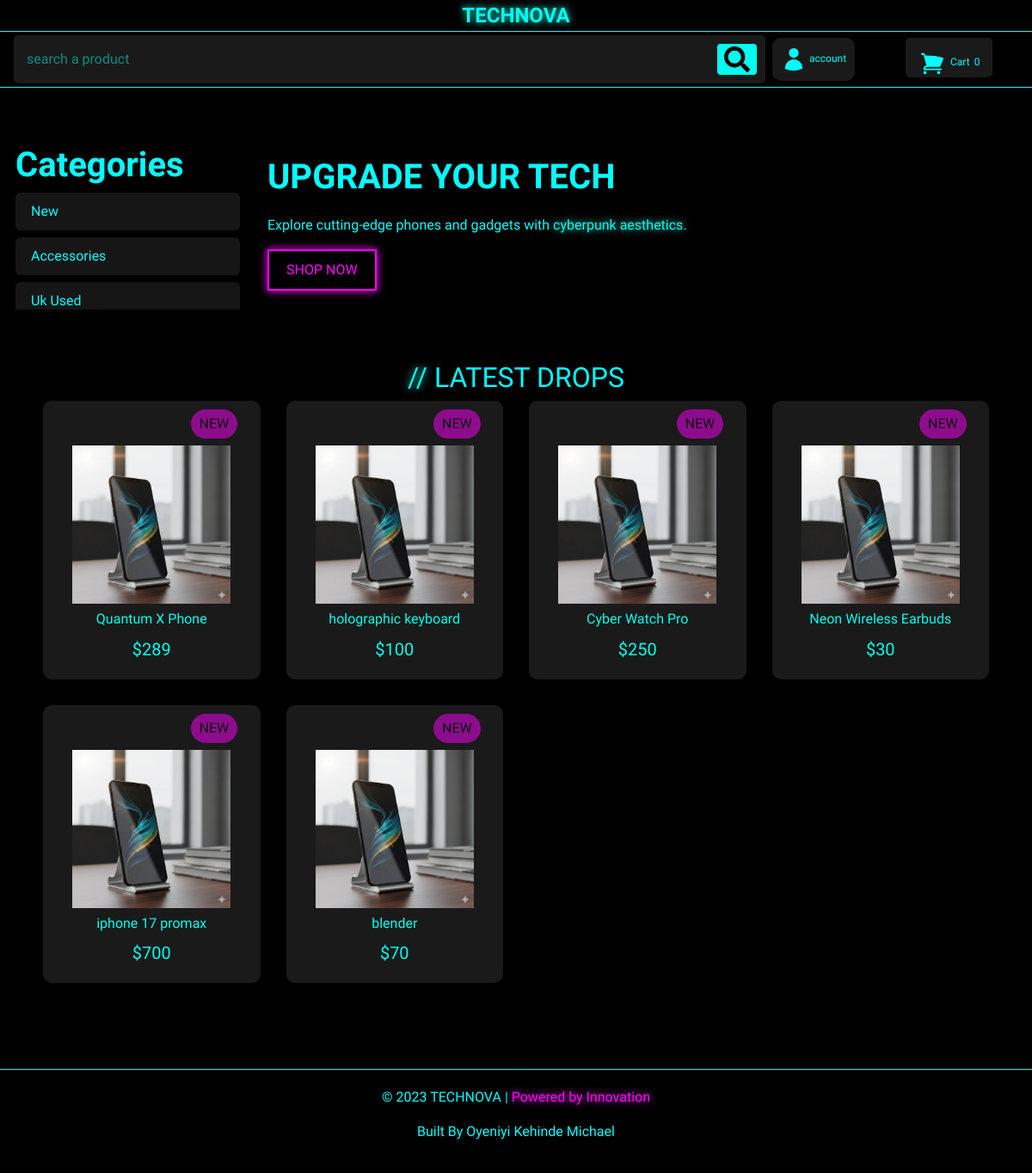
The page /store/home/ on the database its author committed.
### storefront/models.py (models this page shows)
class Category(models.Model):
    name = models.CharField(max_length=50)
    class Meta:
        verbose_name_plural= "Categories"
    def __str__(self):
        return  f"{self.name}"

class Product(models.Model):
    name = models.CharField(max_length=40)
    quantity = models.IntegerField()
    price = models.PositiveIntegerField()
    image = models.ImageField(upload_to = "product_images/")
    description = models.TextField(max_length=500,default="no description")
    cat = models.ForeignKey(Category,on_delete=models.CASCADE, default=1)
    sale_price = models.CharField(max_length=100,default=0)
    is_sale = models.BooleanField(default=False)
    def __str__(self):
        return self.name

### storefront/views.py (the view)
# urls.py: 2. Add a URL to urlpatterns:  path('', views.home, name='home')
def home(request):
    print(request.user)
    products = Product.objects.all()
    category = Category.objects.all()
    if request.user.is_authenticated:
        wishlist = WishList.objects.get(user=request.user)
        wishlistitem = WishListItem.objects.filter(wishlist=wishlist)
        ids = {f"{w.product.id}":w.product.id for w in wishlistitem}
        context = {"title":"Home","products":products,"wishlistitemids":ids,"category":category}
    else:
        context = {"title":"Home","products":products,"category":category}
    return render(request,"storefront/store_home.html",context)

### storefront/cart.py (called while the page is built)
    def __len__(self):
        return len(self.cart)

### storefront/context_processors.py (called while the page is built)
def cart(request):
    return {'cart': CartManager(request)}

### authentication/templates/storefront/store_home.html (shortened to what this page needs)
{% extends 'storefront/index.html' %}
{% block body %}
{% load static %}
    <section class="hero row" style="gap: 0;">
    <div class="category col-lg-3 col-md-12">
<div class="p-2" style="overflow-y: scroll; height: 200px;">
  <h1 style="font-weight: bolder;">Categories</h1>
    {% for cat in category %}
    <a class="text-decoration-none rounded text-capitalize d-block" style="color: cyan;background-color: var(--discover);" href="{% url 'product_cat' cat  %}">
        <div class="menu-item m-2">
          {{ cat }} </div>
    </a>
    {% endfor %}
</div>
    </div>
<div class="hero-text col-lg-9 col-md-12" >
      <h1 style="font-weight: bolder;">UPGRADE YOUR TECH</h1>
      <p>Explore cutting-edge phones and gadgets with <span class="neon-cyan">cyberpunk aesthetics</span>.</p>
     <a href="#product-grid" style="text-decoration: none;"><button class="btn-neon-pink">SHOP NOW</button></a>
    </div>
  </section>
    <section class="products">
     <h2><span class="neon-cyan">//</span> LATEST DROPS</h2>
    <div class="product-grid" id="product-grid">
      {% for product in products %}
     <div>
      <div class="product-card">
    <a class="product-link" href="{% url 'product_details' product.name %}">
               <div class="product-badge">{{ product.cat }}</div>
        <div class="product-image">
          <img class="p-2" src="{% static '/storefront/default.png' %}" alt="Phone">
        </div>
        <h3 style="font-size: 1rem;">{{ product.name }}</h3>
        {% if product.cat == "sale" %}
        <p class="price">${{ product.sale_price }}<span class="original-price">${{ product.price }}</span></p>
        {% else %}
        <p class="price">${{ product.price }}</p>
        {% endif %}
    </a>
      </div>
     </div>
  {% endfor %}
    </div>
</section>
{% endblock body %}

### authentication/templates/storefront/index.html (shortened to what this page needs)
{% load static %}
<!DOCTYPE html>
<html lang="en">
<head>
    <link rel="stylesheet" href="{% static 'storefront\style2.css' %}">
<link href="https://cdn.jsdelivr.net/npm/bootstrap@5.3.3/dist/css/bootstrap.min.css" rel="stylesheet">
</head>
<body>
    <nav class="custom-navbar">
    <div class="sub-nav1">
        <div class="logo">TECHNOVA</div>
        </div>
        <div class="row align-items-center px-4 ">
        <div class="col-lg-9 col-md-12 p-1">
<div class="search w-100">
              <form id="search_form" action="{% url 'search_product' %}" method="post">
                <input name="search" type="search" placeholder="search a product" >
                 <button>
                    <img  src="{% static 'storefront\search.svg' %}" alt="search">
                 </button>
            </form>
</div>
        </div>
        <div class="col-lg-3 col-md-12 p-1">
          <div class="row user_cart">
          <div class="user col-6">
              <button class="w-sm-100">
            {% if request.user.is_authenticated %}
                {{ request.user.username}}
            {% else %}
            account
            {% endif %}
             </button>
        </div>
            <div class="col-6">
          <a class="d-inline-block" href="{% url 'cart_summary' %}" style="text-decoration: none;">
        <div class="btn-neonC">
            <button>
            </button>
            Cart<span id="cart_quantity"> {{ cart|length }}</span>
        </div>
    </a>
    </div>
          </div>
        </div>
    </div>
    </nav>
        {% block body %}
        {% endblock body %}
    <footer class="footer">
    <p>© 2023 TECHNOVA | <span class="neon-pink">Powered by Innovation</span>
    <div class="text-capitalize">built by oyeniyi kehinde michael</div>
    </p>
  </footer>
</body>
</html>

### authentication/static/storefront/style2.css (style rules this page uses)
* { font-family: 'Orbitron', sans-serif; color: cyan; }
:root { --black: #000000; --cyan: #00FFEE; --pink: #FF00FF; --white: #FFFFFF; --cs-gray: #1A1A1A; --discover:#3b383866; }
body { font-family: 'Roboto', sans-serif !important; background-color: var(--black) !important; color: var(--white); margin: 0; padding: 0; overflow-x: hidden; }
h1, h2, h3,h4,h5,h6 { font-family: 'Orbitron', sans-serif; }
.custom-navbar { border-bottom: 1px solid var(--cyan); position: fixed; width: 100%; background-color: black; z-index: 1000; }
.sub-nav1 { text-align: center; border-bottom:0.5px cyan solid; }
.logo { font-family: 'Orbitron', sans-serif; font-size: 24px; font-weight: 700; color: var(--cyan); text-shadow: 0 0 10px var(--cyan); }
.btn-neon-pink { background-color: transparent; color: var(--pink); border: 2px solid var(--pink); padding: 10px 20px; font-family: 'Orbitron', sans-serif; cursor: pointer; transition: 0.3s; box-shadow: 0 0 10px var(--pink); }
.hero { display: flex; align-items: center; padding: 10px; gap: 10px; font-family: 'Roboto', sans-serif !important; }
.hero-text { width: 70%; }
.hero-text h1 { margin-bottom: 20px; }
.neon-cyan { color: var(--cyan); text-shadow: 0 0 10px var(--cyan); }
.neon-pink { color: var(--pink); text-shadow: 0 0 10px var(--pink); }
.products { padding: 50px; text-align: center; }
.product-grid { display: grid; grid-template-columns: repeat(auto-fill, minmax(250px, 1fr)); gap: 30px; }
.product-grid a { text-decoration: none; color: var(--cyan); }
.product-card { background-color: var(--cs-gray); border-radius: 10px; padding: 10px; transition: 0.3s; cursor: pointer; display: flex; flex-direction: column; align-items: center; color: cyan; }
.product-badge { float: right; opacity: 0.5; background-color: var(--pink); color: var(--black); padding: 5px 10px; border-radius: 20px; font-family: 'Orbitron', sans-serif; text-transform: uppercase; }
.product-image { width: 200px; }
.product-image img { height: auto; width: 100%; padding: 4px; }
.price { font-size: 20px; color: var(--cyan); margin: 10px 0; }
.footer { text-align: center; padding: 20px; border-top: 1px solid var(--cyan); margin-top: 50px; }
.btn-neonC { background-color: var(--cs-gray); padding: 10px; padding-bottom: 0px; font-family: 'Orbitron', sans-serif; cursor: pointer; border-radius: 5px; align-items: center; justify-content: space-between; display: flex; font-size: 12px; }
#cart_quantity { padding: 5px; }
.btn-neonC button { background-color: var(--cs-gray); border: none; border-radius: 2px; cursor: pointer; font-size: smaller; padding-top: 5px; }
.user button { font-size: 12px; background: var(--cs-gray); border: none; padding: 10px; border-radius: 10px; }
.menu-item { list-style: none; padding: 10px; }
.search { background-color: var(--cs-gray); padding:10px; border-radius:5px; width: 90%; }
div.search input { outline: none; padding: 5px; width: 100%; background-color: transparent; color: var(--cyan); border: none; }
div.search input::placeholder { color: var(--cyan); opacity:0.5; }
div.user img,div.search img { width: 30px; }
.search form { display: flex; align-items: center; }
.search button { background-color: var(--cyan); border-radius: 4px; border: 2px solid var(--cyan); cursor: pointer; }
.search input { padding: 10px; border: 1px solid var(--cyan); outline:none; width:80%; border-radius:5px; background:transparent; color: var(--cyan); }

### rows shown on the page
Category: name "New"
Category: name "Accessories"
Category: name "Uk Used"
Product: cat "NEW", name "Quantum X Phone", price "289"
Product: cat "NEW", name "holographic keyboard", price "100"
Product: cat "NEW", name "Cyber Watch Pro", price "250"
Product: cat "NEW", name "Neon Wireless Earbuds", price "30"
Product: cat "NEW", name "iphone 17 promax", price "700"
Product: cat "NEW", name "blender", price "70"

### other values the page prints
{{ cart|length }} "0"
